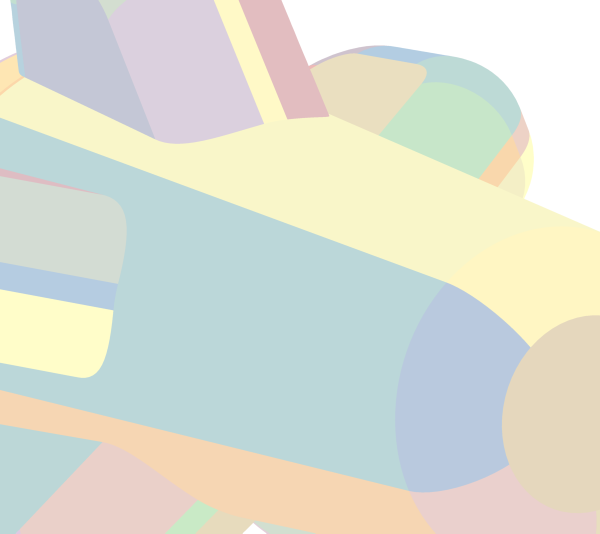
#> input picture test/Jouke/meshgen/brepmesh/seq/base_flat.png, 1200 x 1067 px (shown at 1/2 size); its folder holds 2 pictures in this run
$ python script_overlay.py   (Python 2 division)
#> lines starting #> are read from the running program, lines starting #| are printed output that depends on the picture; pictures that were not available may be replaced by others from this repository, and a replacement may not be noted
from PIL import Image, ImageFont, ImageDraw, ImageChops, ImageEnhance
import os
import sys

args = sys.argv
if len(args) < 2:
    shading = "flat"#"shaded"#
else:
    shading = args[1]

nframes = 42

width = 1200
height = 675
left = 0
top = 76
box = (left, top, left+width, top+height)

###################################################################################
base = Image.open("base_"+shading+".png") # background (still) image
#> base is the input picture: PIL image 1200x1067 RGB; mean R, G, B 219.5, 223.2, 211.2
base = ImageEnhance.Color(base).enhance(1.2) # boost saturation
if shading == "shaded":
    base = ImageEnhance.Brightness(base).enhance(1.2) # boost brightness

for i in range(1,nframes+1):
    print "frame "+str(i)+"/"+str(nframes)
    frame = Image.open("im_%s.png" %i)
    image = ImageChops.multiply(frame,base)
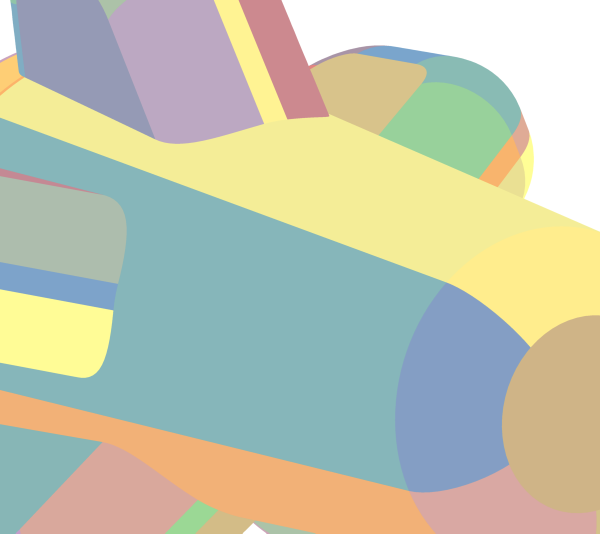
#> image: PIL image 1200x1067 RGB (shown at 1/2 size); mean R, G, B 191.5, 196.4, 174.3
    image = image.crop(box)
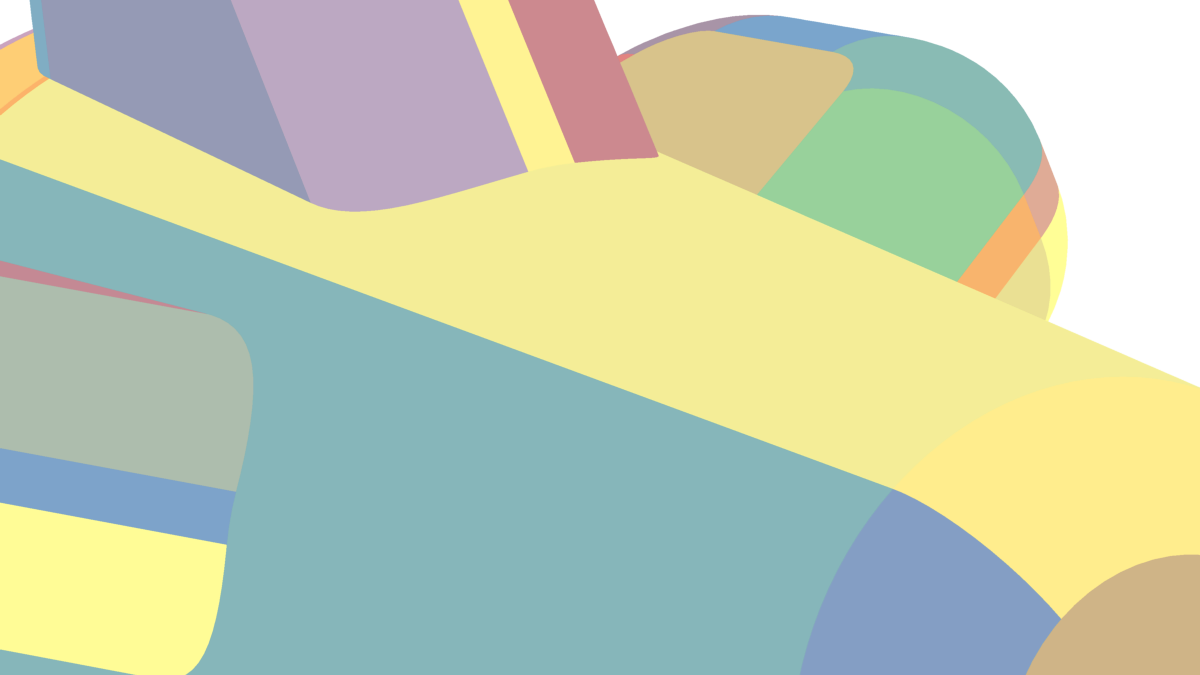
#> image: PIL image 1200x675 RGB; mean R, G, B 192.4, 204.1, 175.7
    """
    font = ImageFont.truetype("/usr/share/fonts/khmeros/KhmerOS.ttf", 36)
    draw = ImageDraw.Draw(image)
    j = max(0,i-2)
    draw.text((10,-10), "%s" %j, (0,0,0), font=font)
    """
    image.save(shading+"_"+format(i,'02')+".png")
#> pass 2 of the loop `for i in range(1,nframes+1):`:
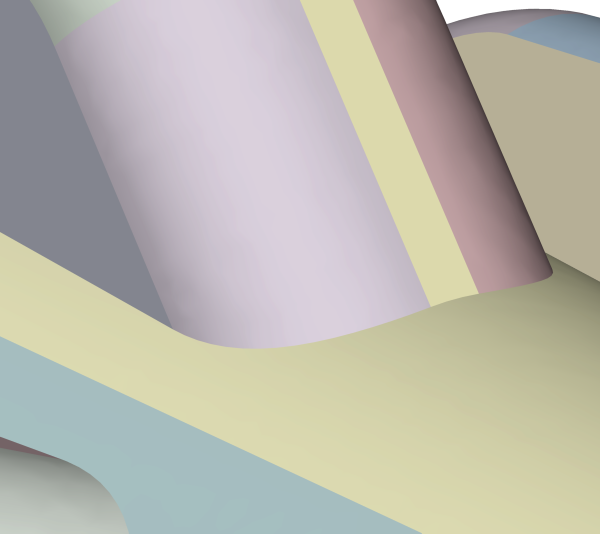
#> input picture test/Jouke/meshgen/brepmesh/seq/base_shaded.png, 1200 x 1067 px, given in place of im_2.png, which was not available (shown at 1/2 size)
#> frame is the input picture: PIL image 1200x1067 RGB; mean R, G, B 187.7, 185.2, 174.2
#> `image = ImageChops.multiply(frame,base)`:
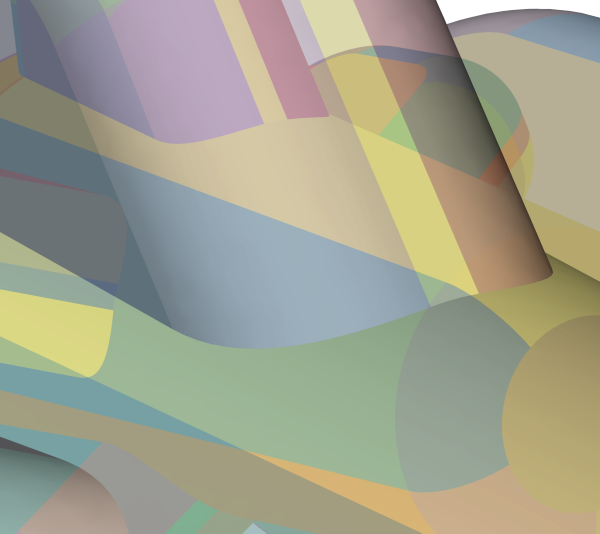
#> image: PIL image 1200x1067 RGB (shown at 1/2 size); mean R, G, B 160.4, 161.2, 142.1
#> `image = image.crop(box)`:
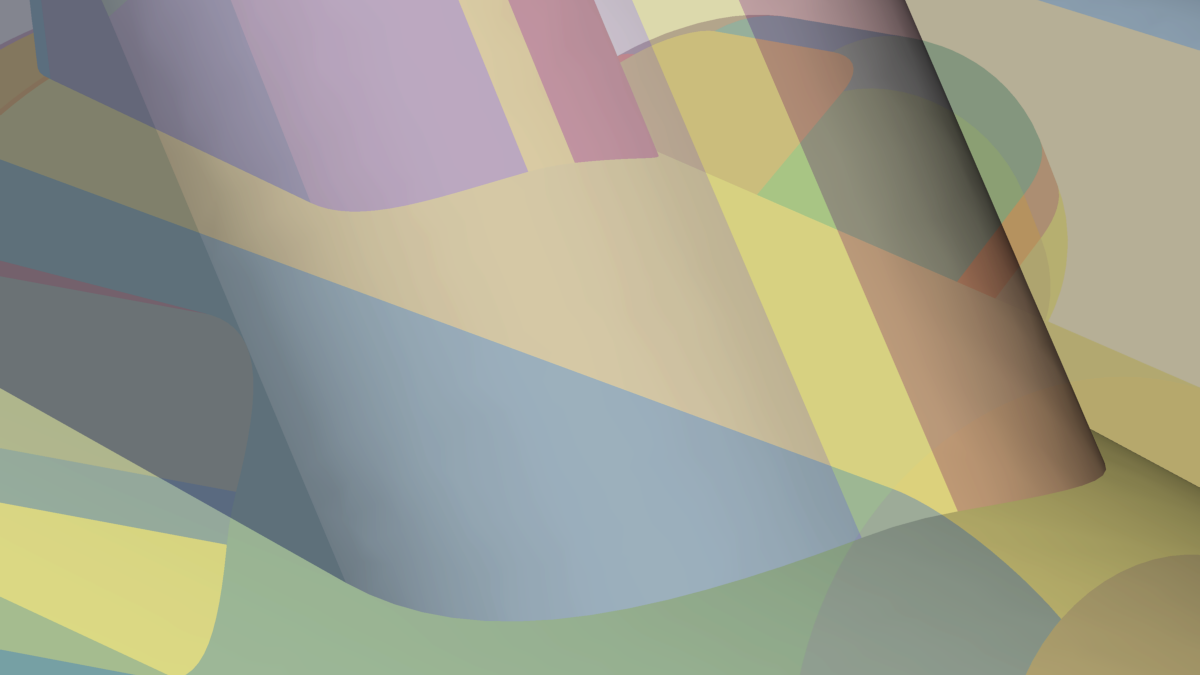
#> image: PIL image 1200x675 RGB; mean R, G, B 159.5, 159.3, 141.2
#> (the run stopped early here; a loop or call above may not have finished)
